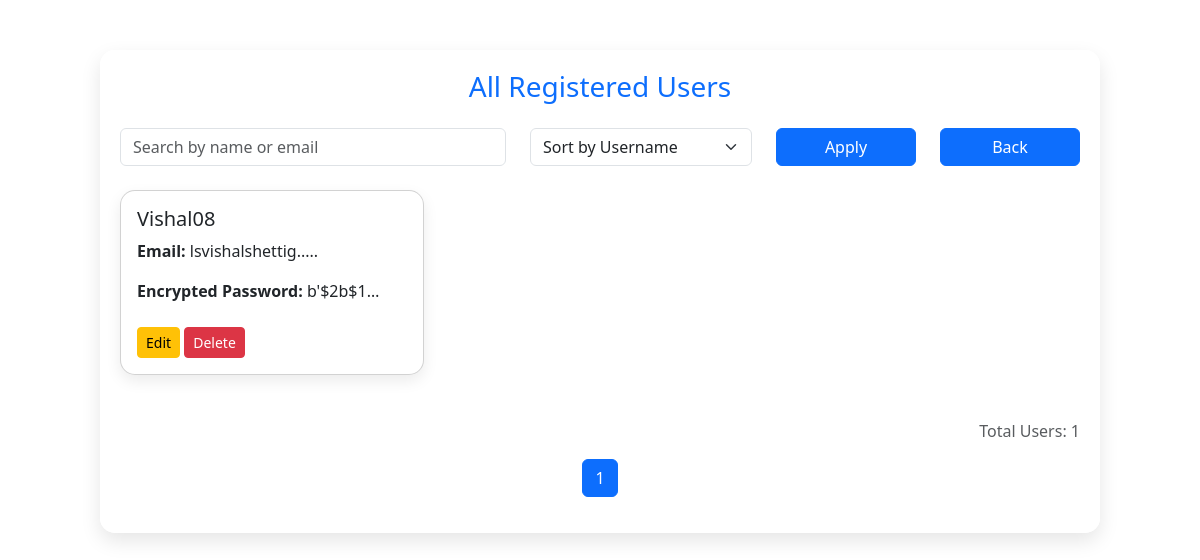
Screenshot of /view-users with the database file from the repository.
### tables this page shows
CREATE TABLE users (
            id INTEGER PRIMARY KEY AUTOINCREMENT,
            username TEXT,
            email TEXT,
            password TEXT
        );

### app.py (the view)
@app.route('/view-users', methods=['GET'])
def view_users():
    conn = get_db_connection()
    cursor = conn.cursor()
    search = request.args.get('search', '')
    sort = request.args.get('sort', 'username')
    page = int(request.args.get('page', 1))
    per_page = 6
    base_query = "SELECT * FROM users"
    params = []
    if search:
        base_query += " WHERE username LIKE ? OR email LIKE ?"
        params.extend([f"%{search}%", f"%{search}%"])
    base_query += f" ORDER BY {sort}"
    cursor.execute(base_query, params)
    all_users = cursor.fetchall()
    total_users = len(all_users)
    total_pages = (total_users + per_page - 1) // per_page
    start = (page - 1) * per_page
    users = all_users[start:start + per_page]
    edit_user_data = None
    edit_id = request.args.get('edit_id')
    if edit_id:
        cursor.execute("SELECT * FROM users WHERE id = ?", (edit_id,))
        edit_user_data = cursor.fetchone()
    return render_template("view_users.html",
                           users=[dict(user) for user in users],
                           page=page,
                           total_pages=total_pages,
                           total_users=total_users,
                           action_status=request.args.get("status"),
                           edit_user=dict(edit_user_data) if edit_user_data else None)

### app.py (called while the page is built)
def get_db_connection():
    conn = sqlite3.connect('career_counselor.db')  # Use the correct DB file
    conn.row_factory = sqlite3.Row
    return conn

### templates/view_users.html (shortened to what this page needs)
<!DOCTYPE html>
<html lang="en">
<head>
  <link rel="stylesheet" href="https://cdn.jsdelivr.net/npm/bootstrap@5.3.0/dist/css/bootstrap.min.css">
</head>
<body>
  <div class="container user-container">
    <h3 class="text-center text-primary mb-4">All Registered Users</h3>
    {% if edit_user %}
    <div class="edit-card">
      <h5 class="text-center">Edit User</h5>
      <form method="POST" action="/edit-user/{{ edit_user.id }}">
        <div class="mb-3">
          <label>Username</label>
          <input type="text" name="username" value="{{ edit_user.username }}" class="form-control" required />
        </div>
        <div class="mb-3">
          <label>Email</label>
          <input type="email" name="email" value="{{ edit_user.email }}" class="form-control" required />
        </div>
        <div class="mb-3">
          <label>Password</label>
          <input type="text" name="password" value="{{ edit_user.password }}" class="form-control" required />
        </div>
        <button type="submit" class="btn btn-success w-100">Update</button>
      </form>
    </div>
    {% else %}
    <form method="GET" action="/view-users" class="row mb-4">
      <div class="col-md-5">
        <input type="text" class="form-control" name="search" placeholder="Search by name or email" value="{{ request.args.get('search', '') }}">
      </div>
      <div class="col-md-3">
        <select name="sort" class="form-select">
          <option value="username" {% if request.args.get('sort') == 'username' %}selected{% endif %}>Sort by Username</option>
        </select>
      </div>
      <div class="col-md-2">
        <button type="submit" class="btn btn-primary w-100">Apply</button>
        </div>
        <div class="col-md-2">
          <a href="/admin-dashboard" class="btn btn-primary w-100">Back</a>
      </div>
    </form>
    <div class="row">
      {% for user in users %}
      <div class="col-md-4">
        <div class="card user-card p-3">
          <h5>{{ user.username }}</h5>
          <p class="truncate"><strong>Email:</strong> {{ user.email[:15] }}{% if user.email|length > 15 %}.....{% endif %}</p>
          <p class="truncate"><strong>Encrypted Password:</strong> {{ user.password[:15] }}{% if user.password|length > 15 %}.....{% endif %}</p>
          <div class="mt-2">
            <a href="/view-users?edit_id={{ user.id }}" class="btn btn-warning btn-sm">Edit</a>
            <form action="/delete-user/{{ user.id }}" method="POST" class="d-inline">
              <button type="submit" class="btn btn-danger btn-sm" onclick="return confirm('Are you sure you want to delete this user?')">Delete</button>
            </form>
          </div>
        </div>
      </div>
      {% endfor %}
    </div>
    <p class="mt-4 text-end text-muted">Total Users: {{ total_users }}</p>
    <nav aria-label="Page navigation example">
      <ul class="pagination justify-content-center">
        {% for p in range(1, total_pages + 1) %}
        <li class="page-item {% if p == page %}active{% endif %}"><a class="page-link" href="?page={{ p }}&search={{ request.args.get('search', '') }}&sort={{ request.args.get('sort', '') }}">{{ p }}</a></li>
        {% endfor %}
      </ul>
    </nav>
    {% endif %}
  </div>
</body>
</html>

### templates/view_users.html (style rules this page uses)
body { background: url('https://images.unsplash.com/photo-1498050108023-c5249f4df085?auto=format&fit=crop&w=1950&q=80') no-repeat center center fixed; background-size: cover; font-family: 'Segoe UI', sans-serif; margin: 0; padding-top: 50px; }
.user-container { max-width: 1000px; margin: auto; padding: 20px; background: rgba(255, 255, 255, 0.95); border-radius: 15px; box-shadow: 0 8px 20px rgba(0,0,0,0.1); }
.user-card { margin-bottom: 20px; border-radius: 15px; box-shadow: 0 6px 15px rgba(0,0,0,0.08); animation: fadeIn 0.6s ease-in-out; position: relative; }
.truncate { white-space: nowrap; overflow: hidden; text-overflow: ellipsis; max-width: 250px; display: inline-block; }

### rows the page displays
users: username "Vishal08", email "lsvishalshettig", password "b'$2b$1…"

### other values shown
{{ total_users }} "1"
{{ p }} "1"
